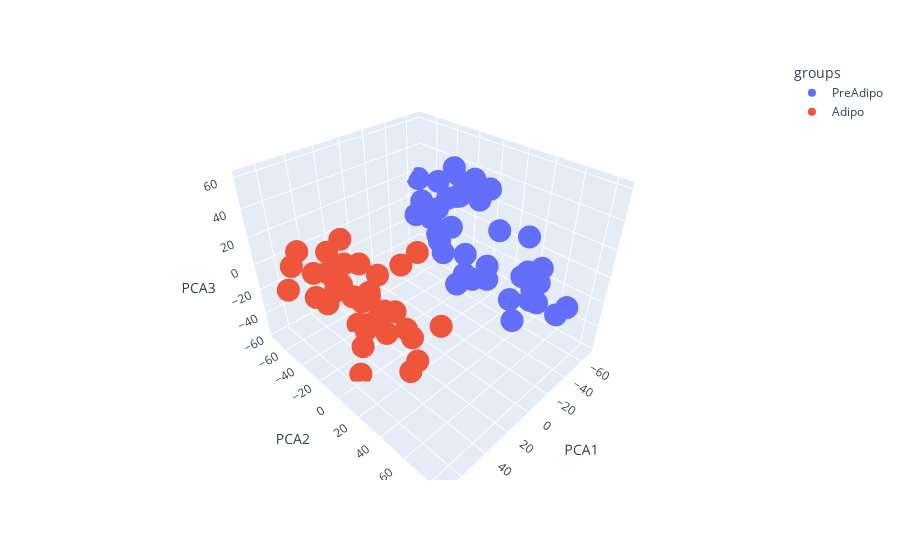

Notebook source saved alongside this figure:
### Markdown cell above
h)

### Code cell
X = transcriptomics_transf.T.to_numpy(dtype=float)
pca = PCA(n_components=3)
pca_output_log = pca.fit_transform(X)
pca_output_log_df = pd.DataFrame(pca_output_log, columns=['PCA1', 'PCA2', 'PCA3'])
pca_output_log_df["groups"] =dict_sample.values()

fig = px.scatter_3d(pca_output_log_df, x='PCA1', y='PCA2', z='PCA3', color="groups")
fig.show()

### Figure 1 — Plotly figure (JSON) as saved in the notebook; plotly's stock layout.template omitted (floating-point values rounded to 4 significant figures)
{"data": [{"hovertemplate": "groups=PreAdipo<br>PCA1=%{x}<br>PCA2=%{y}<br>PCA3=%{z}<extra></extra>", "legendgroup": "PreAdipo", "marker": {"color": "#636efa", "symbol": "circle"}, "mode": "markers", "name": "PreAdipo", "scene": "scene", "showlegend": true, "type": "scatter3d", "x": [-42.83, -46.52, -63.71, -57.73, -49.4, -46.01, -37.49, -62.77, -55.12, -33.8, -37.04, -52.2, -37.75, -52.29, -68.84, -57.39, -45.85, -32.65, -53.6, -62.97, -44.64, -55.14, -64.0, -48.41, -47.62, -54.91, -66.13, -34.15, -54.24, -31.14, -36.39, -25.5, -41.47, -68.5, -37.13, -37.03, -46.11, -47.04, -55.69, -54.33], "y": [58.87, -5.596, -33.93, -67.49, -52.32, -19.15, 41.62, -0.2629, -41.72, 77.8, 29.1, -5.37, 61.54, -14.66, -33.79, -25.12, 56.65, 84.39, -39.67, -27.33, 52.04, -2.418, -49.88, 45.89, -13.52, -38.97, -73.26, 58.6, 39.97, 60.93, 10.44, 12.14, -22.2, -4.35, 45.8, 49.04, -39.64, 14.08, -32.25, 9.157], "z": [7.173, -14.52, 37.01, -11.24, 9.416, 2.22, -23.69, 32.68, 4.916, -12.88, 23.52, 41.53, -15.2, 29.25, 29.61, 20.02, -6.624, -2.758, -15.54, 17.53, -1.067, 26.36, 21.12, -4.861, -45.62, -21.84, 14.94, -12.87, 16.33, -1.826, -22.86, -12.11, -18.5, 29.06, -38.99, -1.013, 1.674, -15.28, 16.76, -32.89]}, {"hovertemplate": "groups=Adipo<br>PCA1=%{x}<br>PCA2=%{y}<br>PCA3=%{z}<extra></extra>", "legendgroup": "Adipo", "marker": {"color": "#EF553B", "symbol": "circle"}, "mode": "markers", "name": "Adipo", "scene": "scene", "showlegend": true, "type": "scatter3d", "x": [57.59, 62.47, 51.33, 46.82, 46.83, 34.37, 51.97, 61.29, 67.56, 61.6, 29.62, 42.86, 38.32, 59.14, 66.0, 63.52, 25.17, 68.22, 50.72, 32.39, 34.09, 26.88, 20.4, 38.83, 67.61, 29.71, 69.9, 48.39, 35.71, 62.47, 31.92, 35.72, 64.16, 55.23, 64.14, 53.78, 69.01, 61.58, 30.88, 27.24], "y": [-24.5, 4.259, 48.61, 36.82, 34.23, 48.29, -22.46, -29.19, -32.65, -29.96, -44.71, 5.063, 33.65, -11.81, 53.78, -4.613, -42.2, 22.95, 22.07, -15.96, -32.1, 17.09, -6.047, -50.77, -52.21, -5.109, 29.41, -21.23, -19.25, 17.92, -6.816, -11.37, 34.66, -17.46, 15.37, -3.433, 1.025, -54.19, -23.49, -28.86], "z": [-10.67, 50.0, 57.59, -31.57, -0.7767, 2.317, 9.464, 11.53, 28.01, -6.534, -4.825, -17.97, -31.39, 6.593, 60.37, 28.16, -58.06, -6.828, -9.218, -13.91, -22.46, -31.36, -28.06, -10.26, -9.853, -21.39, 10.25, 0.5035, 10.62, 17.84, 6.688, -6.588, 21.15, 10.19, 20.37, -58.77, 43.9, 4.275, -43.39, -24.86]}], "layout": {"legend": {"title": {"text": "groups"}, "tracegroupgap": 0}, "margin": {"t": 60}, "scene": {"domain": {"x": [0, 1], "y": [0, 1]}, "xaxis": {"title": {"text": "PCA1"}}, "yaxis": {"title": {"text": "PCA2"}}, "zaxis": {"title": {"text": "PCA3"}}}}}
